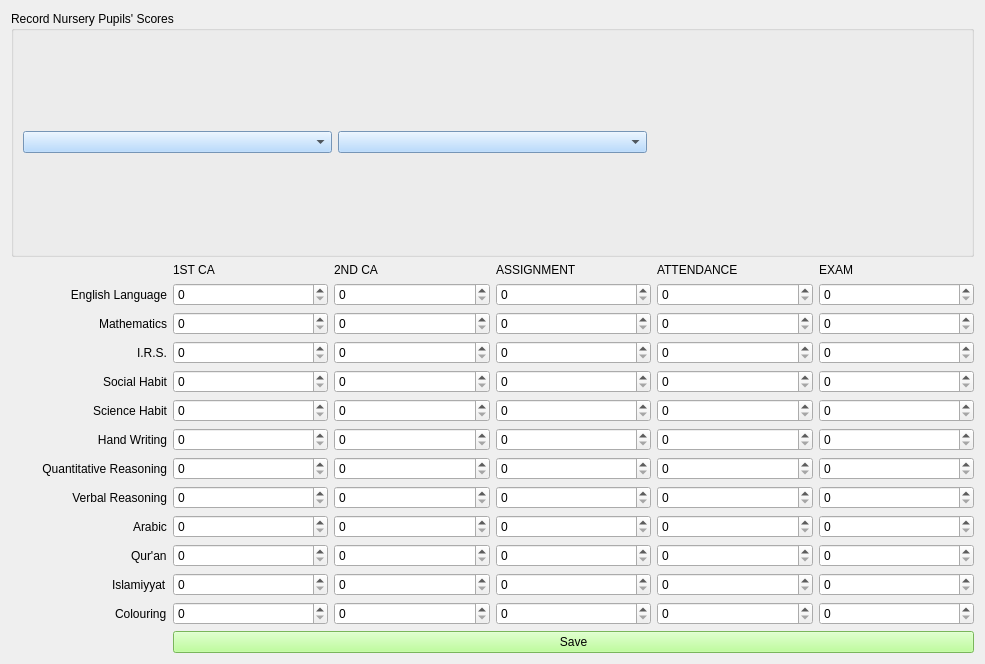
<?xml version="1.0" encoding="UTF-8"?>
<ui version="4.0">
 <class>NurScoreRec2ndForm</class>
 <widget class="QWidget" name="NurScoreRec2ndForm">
  <property name="geometry">
   <rect>
    <x>0</x>
    <y>0</y>
    <width>985</width>
    <height>664</height>
   </rect>
  </property>
  <property name="windowTitle">
   <string>Nursery Scores (Second Term)</string>
  </property>
  <property name="windowIcon">
   <iconset>
    <normaloff>score_icon.png</normaloff>score_icon.png</iconset>
  </property>
  <property name="styleSheet">
   <string notr="true">font: 12pt &quot;MS Shell Dlg 2&quot;;

QPushButton{
background-color: rgb(170, 255, 127);
}
</string>
  </property>
  <layout class="QHBoxLayout" name="horizontalLayout_2">
   <item>
    <layout class="QVBoxLayout" name="verticalLayout_3">
     <item>
      <widget class="QGroupBox" name="groupBox">
       <property name="styleSheet">
        <string notr="true">QComboBox{
background-color: rgb(165, 209, 255);
}</string>
       </property>
       <property name="title">
        <string>Record Nursery Pupils' Scores</string>
       </property>
       <layout class="QHBoxLayout" name="horizontalLayout">
        <item>
         <widget class="QComboBox" name="class_comboBox"/>
        </item>
        <item>
         <widget class="QComboBox" name="stud_adm_no_comboBox"/>
        </item>
        <item>
         <widget class="QLabel" name="name_label">
          <property name="styleSheet">
           <string notr="true">QComboBox{
background-color: rgb(166, 180, 255);
}</string>
          </property>
          <property name="text">
           <string/>
          </property>
         </widget>
        </item>
       </layout>
      </widget>
     </item>
     <item>
      <layout class="QVBoxLayout" name="verticalLayout_2">
       <item>
        <layout class="QVBoxLayout" name="verticalLayout"/>
       </item>
       <item>
        <layout class="QGridLayout" name="gridLayout">
         <item row="13" column="3">
          <widget class="QSpinBox" name="verbal_c2_spin"/>
         </item>
         <item row="10" column="6">
          <widget class="QSpinBox" name="quant_exam_spin"/>
         </item>
         <item row="13" column="2">
          <widget class="QSpinBox" name="verbal_c1_spin"/>
         </item>
         <item row="13" column="6">
          <widget class="QSpinBox" name="verbal_exam_spin"/>
         </item>
         <item row="13" column="4">
          <widget class="QSpinBox" name="verbal_ass_spin"/>
         </item>
         <item row="13" column="5">
          <widget class="QSpinBox" name="verbal_att_spin"/>
         </item>
         <item row="3" column="6">
          <widget class="QDoubleSpinBox" name="math_exam_spin">
           <property name="decimals">
            <number>0</number>
           </property>
          </widget>
         </item>
         <item row="5" column="0">
          <widget class="QLabel" name="label_3">
           <property name="text">
            <string>I.R.S.</string>
           </property>
           <property name="alignment">
            <set>Qt::AlignRight|Qt::AlignTrailing|Qt::AlignVCenter</set>
           </property>
          </widget>
         </item>
         <item row="3" column="3">
          <widget class="QDoubleSpinBox" name="math_c2_spin">
           <property name="decimals">
            <number>0</number>
           </property>
          </widget>
         </item>
         <item row="1" column="2">
          <widget class="QDoubleSpinBox" name="eng_c1_spin">
           <property name="decimals">
            <number>0</number>
           </property>
          </widget>
         </item>
         <item row="6" column="0">
          <widget class="QLabel" name="label_21">
           <property name="text">
            <string>Social Habit</string>
           </property>
           <property name="alignment">
            <set>Qt::AlignRight|Qt::AlignTrailing|Qt::AlignVCenter</set>
           </property>
          </widget>
         </item>
         <item row="3" column="5">
          <widget class="QDoubleSpinBox" name="math_att_spin">
           <property name="decimals">
            <number>0</number>
           </property>
          </widget>
         </item>
         <item row="13" column="0">
          <widget class="QLabel" name="label_28">
           <property name="text">
            <string>Verbal Reasoning</string>
           </property>
           <property name="alignment">
            <set>Qt::AlignRight|Qt::AlignTrailing|Qt::AlignVCenter</set>
           </property>
          </widget>
         </item>
         <item row="7" column="0">
          <widget class="QLabel" name="label_20">
           <property name="text">
            <string>Science Habit</string>
           </property>
           <property name="alignment">
            <set>Qt::AlignRight|Qt::AlignTrailing|Qt::AlignVCenter</set>
           </property>
          </widget>
         </item>
         <item row="16" column="0" alignment="Qt::AlignRight">
          <widget class="QLabel" name="label_11">
           <property name="text">
            <string>Islamiyyat</string>
           </property>
          </widget>
         </item>
         <item row="5" column="4">
          <widget class="QDoubleSpinBox" name="irs_ass_spin">
           <property name="decimals">
            <number>0</number>
           </property>
          </widget>
         </item>
         <item row="3" column="4">
          <widget class="QDoubleSpinBox" name="math_ass_spin">
           <property name="decimals">
            <number>0</number>
           </property>
          </widget>
         </item>
         <item row="5" column="5">
          <widget class="QDoubleSpinBox" name="irs_att_spin">
           <property name="decimals">
            <number>0</number>
           </property>
          </widget>
         </item>
         <item row="14" column="0" alignment="Qt::AlignRight">
          <widget class="QLabel" name="label_8">
           <property name="text">
            <string>Arabic</string>
           </property>
          </widget>
         </item>
         <item row="0" column="2">
          <widget class="QLabel" name="label_6">
           <property name="text">
            <string>1ST CA</string>
           </property>
          </widget>
         </item>
         <item row="9" column="0">
          <widget class="QLabel" name="label_19">
           <property name="text">
            <string>Hand Writing</string>
           </property>
           <property name="alignment">
            <set>Qt::AlignRight|Qt::AlignTrailing|Qt::AlignVCenter</set>
           </property>
          </widget>
         </item>
         <item row="3" column="0">
          <widget class="QLabel" name="label_2">
           <property name="text">
            <string>Mathematics</string>
           </property>
           <property name="alignment">
            <set>Qt::AlignRight|Qt::AlignTrailing|Qt::AlignVCenter</set>
           </property>
          </widget>
         </item>
         <item row="1" column="3">
          <widget class="QDoubleSpinBox" name="eng_c2_spin">
           <property name="decimals">
            <number>0</number>
           </property>
          </widget>
         </item>
         <item row="0" column="3">
          <widget class="QLabel" name="label_5">
           <property name="styleSheet">
            <string notr="true"/>
           </property>
           <property name="text">
            <string>2ND CA</string>
           </property>
          </widget>
         </item>
         <item row="0" column="6">
          <widget class="QLabel" name="label_4">
           <property name="text">
            <string>EXAM</string>
           </property>
          </widget>
         </item>
         <item row="5" column="2">
          <widget class="QDoubleSpinBox" name="irs_c1_spin">
           <property name="decimals">
            <number>0</number>
           </property>
          </widget>
         </item>
         <item row="1" column="4">
          <widget class="QDoubleSpinBox" name="eng_ass_spin">
           <property name="decimals">
            <number>0</number>
           </property>
          </widget>
         </item>
         <item row="5" column="3">
          <widget class="QDoubleSpinBox" name="irs_c2_spin">
           <property name="decimals">
            <number>0</number>
           </property>
          </widget>
         </item>
         <item row="0" column="5">
          <widget class="QLabel" name="label_9">
           <property name="text">
            <string>ATTENDANCE</string>
           </property>
          </widget>
         </item>
         <item row="7" column="2">
          <widget class="QDoubleSpinBox" name="science_c1_spin">
           <property name="decimals">
            <number>0</number>
           </property>
          </widget>
         </item>
         <item row="1" column="5">
          <widget class="QDoubleSpinBox" name="eng_att_spin">
           <property name="decimals">
            <number>0</number>
           </property>
          </widget>
         </item>
         <item row="1" column="0">
          <widget class="QLabel" name="label">
           <property name="text">
            <string>English Language</string>
           </property>
           <property name="alignment">
            <set>Qt::AlignRight|Qt::AlignTrailing|Qt::AlignVCenter</set>
           </property>
          </widget>
         </item>
         <item row="10" column="0">
          <widget class="QLabel" name="label_16">
           <property name="text">
            <string>Quantitative Reasoning</string>
           </property>
           <property name="alignment">
            <set>Qt::AlignRight|Qt::AlignTrailing|Qt::AlignVCenter</set>
           </property>
          </widget>
         </item>
         <item row="3" column="2">
          <widget class="QDoubleSpinBox" name="math_c1_spin">
           <property name="decimals">
            <number>0</number>
           </property>
          </widget>
         </item>
         <item row="1" column="6">
          <widget class="QDoubleSpinBox" name="eng_exam_spin">
           <property name="decimals">
            <number>0</number>
           </property>
          </widget>
         </item>
         <item row="0" column="4">
          <widget class="QLabel" name="label_7">
           <property name="text">
            <string>ASSIGNMENT</string>
           </property>
          </widget>
         </item>
         <item row="10" column="5">
          <widget class="QSpinBox" name="quant_att_spin"/>
         </item>
         <item row="9" column="2">
          <widget class="QDoubleSpinBox" name="handwriting_c1_spin">
           <property name="decimals">
            <number>0</number>
           </property>
          </widget>
         </item>
         <item row="9" column="4">
          <widget class="QDoubleSpinBox" name="handwriting_ass_spin">
           <property name="decimals">
            <number>0</number>
           </property>
          </widget>
         </item>
         <item row="7" column="4">
          <widget class="QDoubleSpinBox" name="science_ass_spin">
           <property name="decimals">
            <number>0</number>
           </property>
          </widget>
         </item>
         <item row="7" column="3">
          <widget class="QDoubleSpinBox" name="science_c2_spin">
           <property name="decimals">
            <number>0</number>
           </property>
          </widget>
         </item>
         <item row="9" column="6">
          <widget class="QDoubleSpinBox" name="handwriting_exam_spin">
           <property name="decimals">
            <number>0</number>
           </property>
          </widget>
         </item>
         <item row="6" column="5">
          <widget class="QDoubleSpinBox" name="social_att_spin">
           <property name="decimals">
            <number>0</number>
           </property>
          </widget>
         </item>
         <item row="10" column="2">
          <widget class="QDoubleSpinBox" name="quant_c1_spin">
           <property name="decimals">
            <number>0</number>
           </property>
          </widget>
         </item>
         <item row="9" column="5">
          <widget class="QDoubleSpinBox" name="handwriting_att_spin">
           <property name="decimals">
            <number>0</number>
           </property>
          </widget>
         </item>
         <item row="10" column="3">
          <widget class="QDoubleSpinBox" name="quant_c2_spin">
           <property name="decimals">
            <number>0</number>
           </property>
          </widget>
         </item>
         <item row="6" column="4">
          <widget class="QDoubleSpinBox" name="social_ass_spin">
           <property name="decimals">
            <number>0</number>
           </property>
          </widget>
         </item>
         <item row="6" column="2">
          <widget class="QDoubleSpinBox" name="social_c1_spin">
           <property name="decimals">
            <number>0</number>
           </property>
          </widget>
         </item>
         <item row="5" column="6">
          <widget class="QDoubleSpinBox" name="irs_exam_spin">
           <property name="decimals">
            <number>0</number>
           </property>
          </widget>
         </item>
         <item row="17" column="0" alignment="Qt::AlignRight">
          <widget class="QLabel" name="label_12">
           <property name="text">
            <string>Colouring</string>
           </property>
          </widget>
         </item>
         <item row="6" column="3">
          <widget class="QDoubleSpinBox" name="social_c2_spin">
           <property name="decimals">
            <number>0</number>
           </property>
          </widget>
         </item>
         <item row="7" column="6">
          <widget class="QDoubleSpinBox" name="science_exam_spin">
           <property name="decimals">
            <number>0</number>
           </property>
          </widget>
         </item>
         <item row="9" column="3">
          <widget class="QDoubleSpinBox" name="handwriting_c2_spin">
           <property name="decimals">
            <number>0</number>
           </property>
          </widget>
         </item>
         <item row="15" column="0" alignment="Qt::AlignRight">
          <widget class="QLabel" name="label_10">
           <property name="text">
            <string>Qur'an</string>
           </property>
          </widget>
         </item>
         <item row="10" column="4">
          <widget class="QSpinBox" name="quant_ass_spin"/>
         </item>
         <item row="6" column="6">
          <widget class="QDoubleSpinBox" name="social_exam_spin">
           <property name="decimals">
            <number>0</number>
           </property>
          </widget>
         </item>
         <item row="7" column="5">
          <widget class="QDoubleSpinBox" name="science_att_spin">
           <property name="decimals">
            <number>0</number>
           </property>
          </widget>
         </item>
         <item row="14" column="2">
          <widget class="QSpinBox" name="arabic_c1_spin"/>
         </item>
         <item row="14" column="3">
          <widget class="QSpinBox" name="arabic_c2_spin"/>
         </item>
         <item row="14" column="4">
          <widget class="QSpinBox" name="arabic_ass_spin"/>
         </item>
         <item row="14" column="5">
          <widget class="QSpinBox" name="arabic_att_spin"/>
         </item>
         <item row="14" column="6">
          <widget class="QSpinBox" name="arabic_exam_spin"/>
         </item>
         <item row="15" column="2">
          <widget class="QSpinBox" name="qur_c1_spin"/>
         </item>
         <item row="15" column="3">
          <widget class="QSpinBox" name="qur_c2_spin"/>
         </item>
         <item row="15" column="4">
          <widget class="QSpinBox" name="qur_ass_spin"/>
         </item>
         <item row="15" column="5">
          <widget class="QSpinBox" name="qur_att_spin"/>
         </item>
         <item row="15" column="6">
          <widget class="QSpinBox" name="qur_exam_spin"/>
         </item>
         <item row="16" column="2">
          <widget class="QSpinBox" name="islam_c1_spin"/>
         </item>
         <item row="16" column="3">
          <widget class="QSpinBox" name="islam_c2_spin"/>
         </item>
         <item row="16" column="4">
          <widget class="QSpinBox" name="islam_ass_spin"/>
         </item>
         <item row="16" column="5">
          <widget class="QSpinBox" name="islam_att_spin"/>
         </item>
         <item row="16" column="6">
          <widget class="QSpinBox" name="islam_exam_spin"/>
         </item>
         <item row="17" column="2">
          <widget class="QSpinBox" name="colour_c1_spin"/>
         </item>
         <item row="17" column="3">
          <widget class="QSpinBox" name="colour_c2_spin"/>
         </item>
         <item row="17" column="4">
          <widget class="QSpinBox" name="colour_ass_spin"/>
         </item>
         <item row="17" column="5">
          <widget class="QSpinBox" name="colour_att_spin"/>
         </item>
         <item row="17" column="6">
          <widget class="QSpinBox" name="colour_exam_spin"/>
         </item>
         <item row="18" column="2" colspan="5">
          <widget class="QPushButton" name="qur_score_btn">
           <property name="styleSheet">
            <string notr="true">background-color: rgb(170, 255, 127);</string>
           </property>
           <property name="text">
            <string>Save</string>
           </property>
          </widget>
         </item>
        </layout>
       </item>
      </layout>
     </item>
    </layout>
   </item>
  </layout>
 </widget>
 <tabstops>
  <tabstop>class_comboBox</tabstop>
  <tabstop>stud_adm_no_comboBox</tabstop>
  <tabstop>eng_c1_spin</tabstop>
  <tabstop>eng_c2_spin</tabstop>
  <tabstop>eng_ass_spin</tabstop>
  <tabstop>eng_att_spin</tabstop>
  <tabstop>eng_exam_spin</tabstop>
  <tabstop>math_c1_spin</tabstop>
  <tabstop>math_c2_spin</tabstop>
  <tabstop>math_ass_spin</tabstop>
  <tabstop>math_att_spin</tabstop>
  <tabstop>math_exam_spin</tabstop>
  <tabstop>irs_c1_spin</tabstop>
  <tabstop>irs_c2_spin</tabstop>
  <tabstop>irs_ass_spin</tabstop>
  <tabstop>irs_att_spin</tabstop>
  <tabstop>irs_exam_spin</tabstop>
  <tabstop>social_c1_spin</tabstop>
  <tabstop>social_c2_spin</tabstop>
  <tabstop>social_ass_spin</tabstop>
  <tabstop>social_att_spin</tabstop>
  <tabstop>social_exam_spin</tabstop>
  <tabstop>science_c1_spin</tabstop>
  <tabstop>science_c2_spin</tabstop>
  <tabstop>science_ass_spin</tabstop>
  <tabstop>science_att_spin</tabstop>
  <tabstop>science_exam_spin</tabstop>
  <tabstop>handwriting_c1_spin</tabstop>
  <tabstop>handwriting_c2_spin</tabstop>
  <tabstop>handwriting_ass_spin</tabstop>
  <tabstop>handwriting_att_spin</tabstop>
  <tabstop>handwriting_exam_spin</tabstop>
  <tabstop>quant_c1_spin</tabstop>
  <tabstop>quant_c2_spin</tabstop>
  <tabstop>quant_ass_spin</tabstop>
  <tabstop>quant_att_spin</tabstop>
  <tabstop>quant_exam_spin</tabstop>
  <tabstop>verbal_c1_spin</tabstop>
  <tabstop>verbal_c2_spin</tabstop>
  <tabstop>verbal_ass_spin</tabstop>
  <tabstop>verbal_att_spin</tabstop>
  <tabstop>verbal_exam_spin</tabstop>
  <tabstop>arabic_c1_spin</tabstop>
  <tabstop>arabic_c2_spin</tabstop>
  <tabstop>arabic_ass_spin</tabstop>
  <tabstop>arabic_att_spin</tabstop>
  <tabstop>arabic_exam_spin</tabstop>
  <tabstop>qur_c1_spin</tabstop>
  <tabstop>qur_c2_spin</tabstop>
  <tabstop>qur_ass_spin</tabstop>
  <tabstop>qur_att_spin</tabstop>
  <tabstop>qur_exam_spin</tabstop>
  <tabstop>islam_c1_spin</tabstop>
  <tabstop>islam_c2_spin</tabstop>
  <tabstop>islam_ass_spin</tabstop>
  <tabstop>islam_att_spin</tabstop>
  <tabstop>islam_exam_spin</tabstop>
  <tabstop>colour_c1_spin</tabstop>
  <tabstop>colour_c2_spin</tabstop>
  <tabstop>colour_ass_spin</tabstop>
  <tabstop>colour_att_spin</tabstop>
  <tabstop>colour_exam_spin</tabstop>
  <tabstop>qur_score_btn</tabstop>
 </tabstops>
 <resources/>
 <connections/>
</ui>
